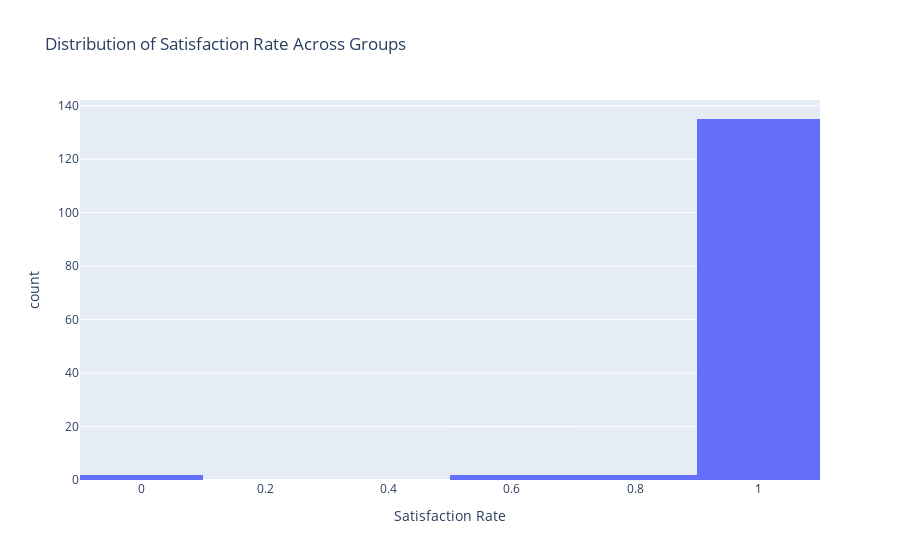

Write notebook code for a chart like this one.
### Code cell
import pandas as pd
from tqdm import tqdm
import plotly.express as px

# Assuming `individual_ratings_df` is already defined and contains "GroupID", "UserID", "WineID", and "Rating".

# Schritt 1: Definieren eines Schwellenwerts für Zufriedenheit
satisfaction_threshold = 4.0  # Alle Bewertungen >= 4.0 werden als zufriedenstellend betrachtet

# Schritt 2: Berechnung der Satisfaction Rate für jede Gruppe
satisfaction_rate_per_group = []

# Berechnung der Satisfaction Rate mit `groupby`
for group_id, group_df in individual_ratings_df.groupby('GroupID'):
    # Berechne die Anzahl der zufriedenen Bewertungen (Rating >= threshold)
    satisfied_count = group_df[group_df['Rating'] >= satisfaction_threshold].shape[0]
    
    # Gesamtzahl der Bewertungen für diese Gruppe
    total_count = group_df.shape[0]
    
    # Berechne die Satisfaction Rate, wenn Bewertungen vorhanden sind
    satisfaction_rate = satisfied_count / total_count if total_count > 0 else None
    
    # Speichern der Satisfaction Rate für die aktuelle Gruppe
    satisfaction_rate_per_group.append((group_id, satisfaction_rate))

# Schritt 3: Umwandeln der Liste in einen DataFrame
satisfaction_rate_df = pd.DataFrame(satisfaction_rate_per_group, columns=["GroupID", "SatisfactionRate"])

# Schritt 4: Histogramm erstellen, um die Verteilung der Satisfaction Rate pro Gruppe anzuzeigen
fig = px.histogram(satisfaction_rate_df, x='SatisfactionRate',
                   nbins=10,  # Anzahl der Bins im Histogramm (z.B. 10 für 0-1 in 0.1-Schritten)
                   labels={'SatisfactionRate': 'Satisfaction Rate'},
                   title='Distribution of Satisfaction Rate Across Groups')

# Interaktives Histogramm anzeigen
fig.show()

### Figure 1 — Plotly figure (JSON) as saved in the notebook; plotly's stock layout.template omitted (floating-point values rounded to 4 significant figures; data arrays with more than 128 entries replaced by an {"elided": "..."} marker saying what was removed)
{"data": [{"alignmentgroup": "True", "bingroup": "x", "hovertemplate": "Satisfaction Rate=%{x}<br>count=%{y}<extra></extra>", "legendgroup": "", "marker": {"color": "#636efa", "pattern": {"shape": ""}}, "name": "", "nbinsx": 10, "offsetgroup": "", "orientation": "v", "showlegend": false, "type": "histogram", "x": {"elided": "141 float values"}, "xaxis": "x", "yaxis": "y"}], "layout": {"barmode": "relative", "legend": {"tracegroupgap": 0}, "title": {"text": "Distribution of Satisfaction Rate Across Groups"}, "xaxis": {"anchor": "y", "domain": [0, 1], "title": {"text": "Satisfaction Rate"}}, "yaxis": {"anchor": "x", "domain": [0, 1], "title": {"text": "count"}}}}
